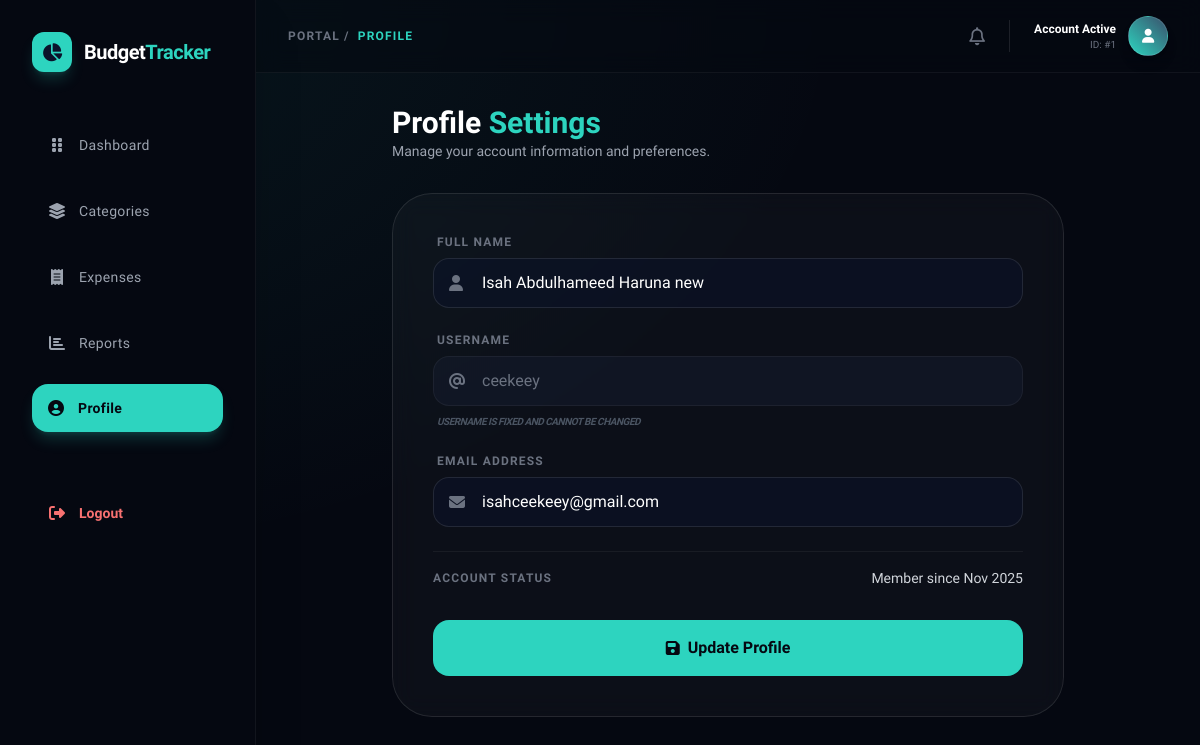
/dashboard/profile.php (signed in), run on the app's committed database.
### tables this page shows
CREATE TABLE `users` (
  `id` int(11) NOT NULL,
  `username` varchar(50) NOT NULL,
  `email` varchar(100) NOT NULL,
  `password` varchar(255) NOT NULL,
  `full_name` varchar(100) DEFAULT NULL,
  `created_at` timestamp NOT NULL DEFAULT current_timestamp()
);

### dashboard/profile.php (the view, shortened to what this page needs)
<?php require_once '../includes/auth.php';
$stmt = $pdo->prepare("SELECT * FROM users WHERE id = ?");
$stmt->execute([$_SESSION['user_id']]);
$user = $stmt->fetch();
?>
<!DOCTYPE html>
<html lang="en" class="scroll-smooth">
<head>
    <script src="https://cdn.tailwindcss.com"></script>
    <link rel="stylesheet" href="https://cdnjs.cloudflare.com/ajax/libs/font-awesome/6.4.0/css/all.min.css">
</head>
<body class="bg-navy-950 text-gray-200 antialiased bg-mesh min-h-screen">
    <?php include '../includes/sidebar.php'; ?>
    <?php include '../includes/header.php'; ?>
    <main class="ml-64 p-8">
        <div class="max-w-2xl mx-auto">
            <div class="mb-8">
                <h1 class="text-3xl font-extrabold text-white">Profile <span class="text-teal-500">Settings</span></h1>
                <p class="text-gray-400 text-sm">Manage your account information and preferences.</p>
            </div>
            <div class="glass rounded-[2.5rem] p-8 md:p-10 relative overflow-hidden">
                <div class="relative z-10">
                    <form method="POST">
                        <div class="space-y-6">
                            <div>
                                <label class="block text-xs uppercase tracking-widest font-bold text-gray-500 mb-2 ml-1">Full Name</label>
                                <div class="relative">
                                    <i class="fas fa-user absolute left-4 top-1/2 -translate-y-1/2 text-gray-500"></i>
                                    <input type="text" name="full_name" value="<?php echo $user['full_name']; ?>"
                                        class="w-full bg-navy-900/50 border border-white/10 rounded-2xl py-3 pl-12 pr-4 text-white focus:outline-none transition-all">
                                </div>
                            </div>
                            <div>
                                <label class="block text-xs uppercase tracking-widest font-bold text-gray-500 mb-2 ml-1">Username</label>
                                <div class="relative">
                                    <i class="fas fa-at absolute left-4 top-1/2 -translate-y-1/2 text-gray-500"></i>
                                    <input type="text" value="<?php echo $user['username']; ?>"
                                        class="w-full bg-navy-800/30 border border-white/5 rounded-2xl py-3 pl-12 pr-4 text-gray-500 cursor-not-allowed" disabled>
                                </div>
                                <p class="text-[10px] text-gray-600 mt-2 ml-1 uppercase font-bold tracking-tighter italic">Username is fixed and cannot be changed</p>
                            </div>
                            <div>
                                <label class="block text-xs uppercase tracking-widest font-bold text-gray-500 mb-2 ml-1">Email Address</label>
                                <div class="relative">
                                    <i class="fas fa-envelope absolute left-4 top-1/2 -translate-y-1/2 text-gray-500"></i>
                                    <input type="email" name="email" value="<?php echo $user['email']; ?>" required
                                        class="w-full bg-navy-900/50 border border-white/10 rounded-2xl py-3 pl-12 pr-4 text-white focus:outline-none transition-all">
                                </div>
                            </div>
                            <div class="pt-4 border-t border-white/5 flex items-center justify-between">
                                <span class="text-xs text-gray-500 uppercase font-bold tracking-widest">Account Status</span>
                                <span class="text-sm text-gray-300">Member since <?php echo date('M Y', strtotime($user['created_at'])); ?></span>
                            </div>
                        </div>
                        <button type="submit"
                            class="w-full bg-teal-500 hover:bg-teal-400 text-navy-950 font-extrabold py-4 px-6 rounded-2xl mt-8 transition-all transform hover:scale-[1.01] active:scale-95 flex items-center justify-center gap-2">
                            <i class="fas fa-save"></i>
                            Update Profile
                        </button>
                    </form>
                </div>
            </div>
        </div>
    </main>
</body>
</html>

### dashboard/profile.php (style rules this page uses)
.glass { background: rgba(255, 255, 255, 0.03); backdrop-filter: blur(12px); border: 1px solid rgba(255, 255, 255, 0.1); }
.bg-mesh { background-image: radial-gradient(at 0% 0%, rgba(45, 212, 191, 0.08) 0, transparent 50%), radial-gradient(at 100% 100%, rgba(5, 8, 17, 1) 0, transparent 50%); }

### data on the page
users: full_name "Isah Abdulhameed Haruna new", username "ceekeey", email "isahceekeey@gmail.com", created_at "Nov 2025"

### other printed values
$label "Dashboard Categories Expenses Reports Profile"
$title "PROFILE"
$_SESSION['user_id'] "1"
